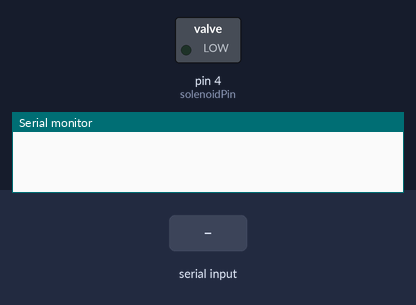
A sketch run on a simulated Arduino Uno, built with avr-gcc and run on an emulated ATmega328P. On the bench: switched loads named in the sketch (green lamp = pin HIGH), the last lines printed to the serial monitor. The test bench sets the inputs (shaded band).

Above: at 1.2 s.
1.3 s: "1\n" received over Serial
At 1.45 s:
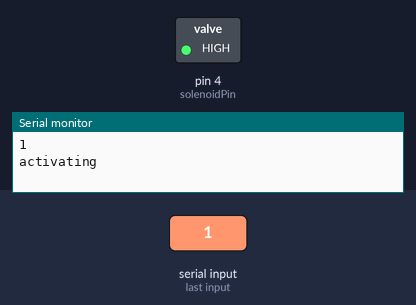
Timing chart, 0 to 4.3 s (numbered marks = the images above; inputs shaded):
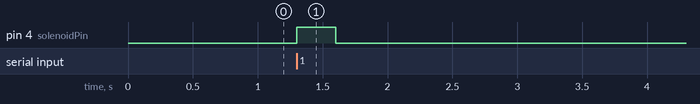

Measured:
- after the input at 1.3 s, pin 4 (solenoidPin): LOW → HIGH at once, → LOW 0.30 s later

The sketch:

solenoid_manual_test.ino
```cpp
int solenoidPin = 4;                    //This is the output pin on the Arduino
int activate;

void setup()
{

  pinMode(solenoidPin, OUTPUT);
  Serial.begin(9600);
}

void loop()
{


while (Serial.available()>0)  { // Check if values are available in the Serial Buffer

  activate= Serial.parseInt();
  Serial.println(activate);

  if (activate==1){
    Serial.println("activating");
    digitalWrite(solenoidPin, HIGH);      //Switch Solenoid ON
    delay(300);                          //Wait 1 Second
    digitalWrite(solenoidPin, LOW);       //Switch Solenoid OFF
    delay(10000);

  }
}

}
```
